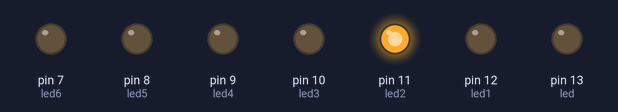
The sketch below on a simulated Arduino Uno, built with avr-gcc and run on an emulated ATmega328P. Parts: output pins drawn as LEDs (lit = HIGH).

Above: at 0.1 s.
At 5.1 s:
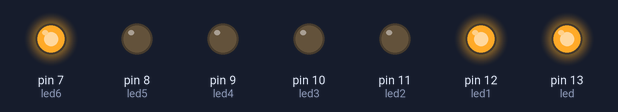
At 11.1 s:
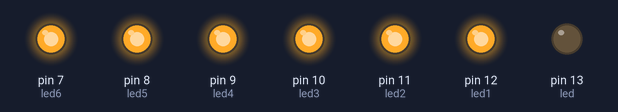
At 20.1 s:
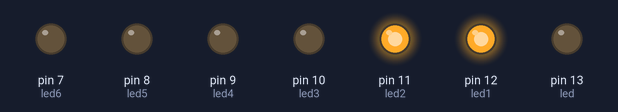
At 28.1 s:
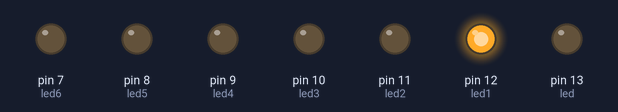
At 39.1 s:
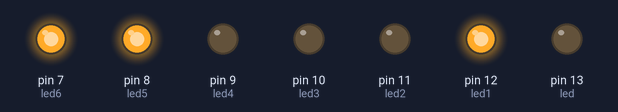
Timing chart, 0 to 40.0 s (numbered marks = the images above):
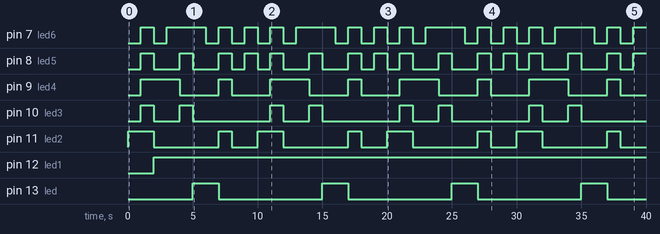

Measured:
- by itself, pin 7 (led6): repeats every 10.0 s: LOW 1.0 s, HIGH 3.0 s, 3 × (LOW 1.0 s, HIGH 1.0 s)
- by itself, pin 8 (led5): repeats every 10.0 s: 2 × (LOW 2.0 s, HIGH 1.0 s), 2 × (LOW 1.0 s, HIGH 1.0 s)
- by itself, pin 9 (led4): repeats every 10.0 s: LOW 3.0 s, HIGH 1.0 s, LOW 3.0 s, HIGH 3.0 s
- by itself, pin 10 (led3): repeats every 10.0 s: LOW 2.0 s, HIGH 1.0 s, LOW 6.0 s, HIGH 1.0 s
- by itself, pin 11 (led2): repeats every 10.0 s: LOW 5.0 s, HIGH 1.0 s, LOW 2.0 s, HIGH 2.0 s
- by itself, pin 12 (led1): LOW → HIGH at 2.0 s
- by itself, pin 13 (led): alternates HIGH for 2.0 s and LOW for 8.0 s

The sketch:

Enumeration.ino
```cpp
int led = 13;
int led1 = 12;
int led2 = 11;
int led3 = 10;
int led4 = 9;
int led5 = 8;
int led6 = 7;


void setup() {

  pinMode(led, OUTPUT);
 pinMode(led1, OUTPUT);
 pinMode(led2, OUTPUT);
 pinMode(led3, OUTPUT);
 pinMode(led4, OUTPUT);
 pinMode(led5, OUTPUT);
 pinMode(led6, OUTPUT);

}


void loop() {

   digitalWrite(led2, HIGH);
 delay(1000);
  digitalWrite(led2, LOW);
//numero cero
  digitalWrite(led2, HIGH);
 digitalWrite(led3, HIGH);
 digitalWrite(led4, HIGH);
 digitalWrite(led5, HIGH);
 digitalWrite(led6, HIGH);
  delay(1000);
 digitalWrite(led2, LOW);
 digitalWrite(led3, LOW);
 digitalWrite(led4, LOW);
 digitalWrite(led5, LOW);
 digitalWrite(led6, LOW);
  //numero uno
  digitalWrite(led1, HIGH);
 digitalWrite(led4, HIGH);
 delay(1000);
  digitalWrite(led1, HIGH);
 digitalWrite(led4, LOW);
 //numero dos
  digitalWrite(led4, HIGH);
 digitalWrite(led6, HIGH);
 delay(1000);
  digitalWrite(led4, LOW);
 digitalWrite(led6, LOW);
//numero tres
  digitalWrite(led3, HIGH);
 digitalWrite(led6, HIGH);
 digitalWrite(led5, HIGH);
 delay(1000);
  digitalWrite(led3, LOW);
 digitalWrite(led6, LOW);
  digitalWrite(led5, LOW);
//numero cuatro
  digitalWrite(led, HIGH);
 digitalWrite(led6, HIGH);
 delay(1000);
  digitalWrite(led, LOW);
 digitalWrite(led6, LOW);
//numero cinco
  digitalWrite(led, HIGH);
 delay(1000);
  digitalWrite(led, LOW);
//numero seis
  digitalWrite(led4, HIGH);
 digitalWrite(led5, HIGH);
 digitalWrite(led6, HIGH);
 digitalWrite(led2, HIGH);
 delay(1000);
  digitalWrite(led4, LOW);
 digitalWrite(led5, LOW);
  digitalWrite(led6, LOW);
    digitalWrite(led2, LOW); //numero siete
delay(1000); //numero ocho
  digitalWrite(led5, HIGH);
 digitalWrite(led6, HIGH);
 delay(1000);
  digitalWrite(led5, LOW);
 digitalWrite(led6, LOW);
//numero nueve
}
```
